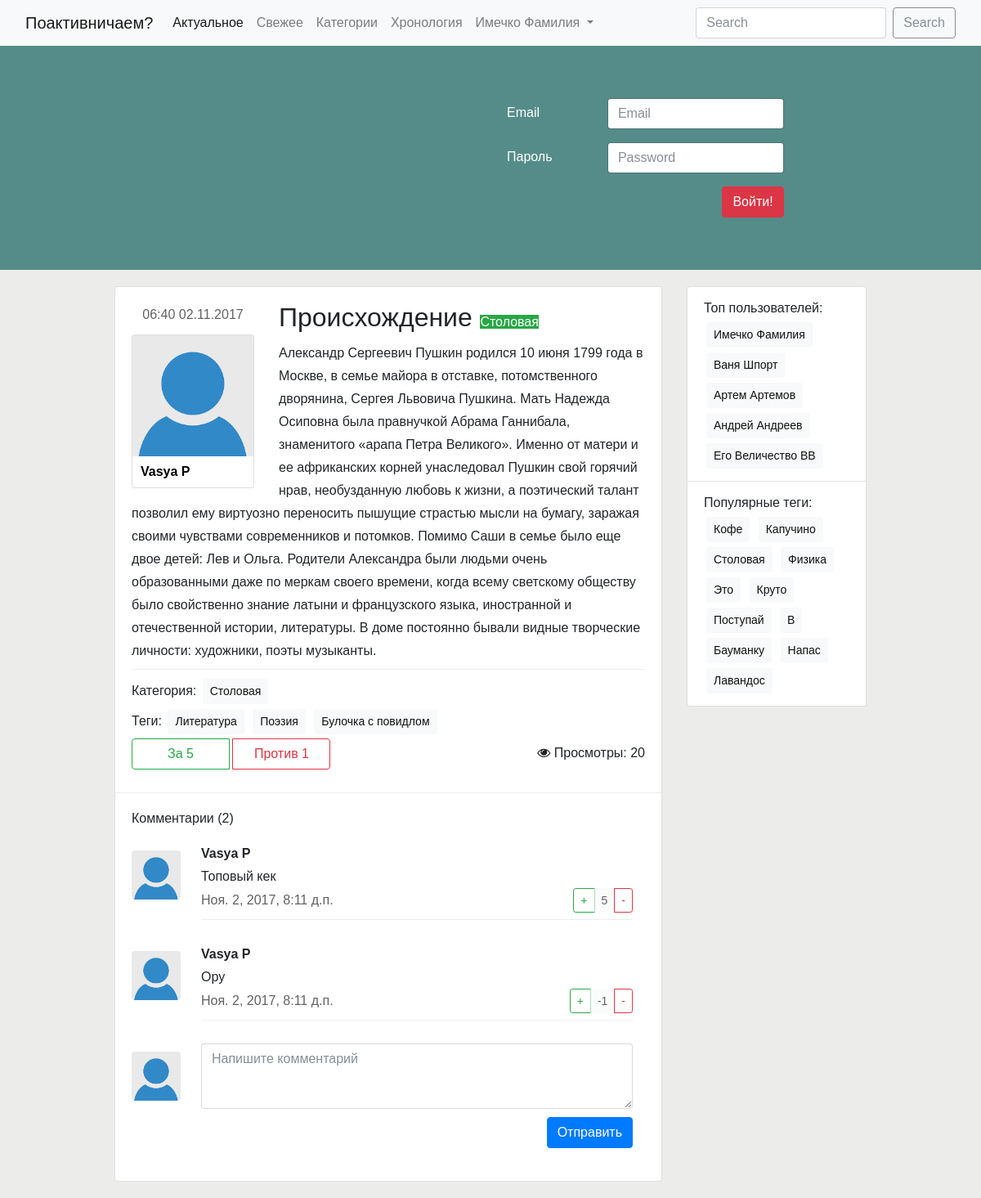
The app's page /post/1/ with its own data.
### post/models.py (models this page shows, shortened)
class Post(models.Model):
    title = models.CharField(max_length=250)
    text = models.TextField()
    pub_date = models.DateTimeField(auto_now_add=True)
    likes = models.IntegerField(default=0)
    dislikes = models.IntegerField(default=0)
    views = models.IntegerField(default=0)
    category = models.ForeignKey(Category, on_delete=models.SET_NULL, blank=True, null=True)
    tag = models.ManyToManyField(Tag)
    user = models.ForeignKey(User, on_delete=models.SET_NULL, blank=True, null=True)

### user/models.py (models this page shows, shortened)
class User(models.Model):
    name = models.CharField(max_length=50)
    email = models.EmailField()
    rating = models.IntegerField(default=0)
    password = models.CharField(max_length=30)

### category/models.py (models this page shows)
class Category(models.Model):
    label = models.CharField(max_length=30)
    description = models.TextField()
    def __str__(self):
        return self.label

### tag/models.py (models this page shows, shortened)
class Tag(models.Model):
    label = models.CharField(max_length=30)

### comment/models.py (models this page shows, shortened)
class Comment(models.Model):
    text = models.TextField()
    pub_date = models.DateTimeField(auto_now_add=True)
    rating = models.IntegerField(default=0)
    is_the_best = models.BooleanField(default=False)
    post = models.ForeignKey(Post, on_delete=models.CASCADE)
    user = models.ForeignKey(User, on_delete=models.CASCADE)
    comments = models.Manager()
    user_comments = CommentManager()

### post/views.py (the view)
# urls.py: url(r'^(?P<pk>\d+)/', views.DetailPost.as_view(), name='detail'),
class DetailPost(DetailView):
    model = Post
    template_name = 'post/detail.html'
    context_object_name = 'post'
    def get_context_data(self, **kwargs):
        context = super(DetailPost, self).get_context_data()
        context[CommentsList.context_object_name] = Comment.user_comments.get_queryset(self.kwargs['pk'])
        return context

### comment/models.py (called while the page is built)
    def get_queryset(self, user):
        if user is None:
            return super(CommentManager, self).get_queryset()
        return super(CommentManager, self).get_queryset().filter(user=user)

### post/templates/post/detail.html
{% extends "base.html" %}
{% block content %}
<div class="post card">
    <div class="post-main card-body">
        {% include "post/detail-includes/detail-sidebar.html" with pub_date=post.pub_date %}
        {% include "post/detail-includes/detail-content.html" %}
    </div>
    <div class="dropdown-divider"></div>
    {% include "comment/list.html" with comments=comments %}
</div>
{% endblock %}

### post/templates/post/detail-includes/detail-sidebar.html
{% url 'user:user-page' object.user.id as user_page%}
<div class="post-sidebar justify-content-center">
    <p class="post-pub-date meta">
        {{ pub_date|date:"H:i d.m.Y" }}
    </p>
    <div class="author card">
        <img class="card-img-top" src="/bauchange_fish/img/user_empty.png" alt="Author proto">
        <div class="card-body">
            <h2 class="author-name card-title"><a href="{{ user_page }}">{{ post.user.name }}</a></h2>
        </div>
    </div>
</div>

### post/templates/post/detail-includes/detail-content.html
<div class="post-content">
            <h2 class="card-title">
                {{ post.title }}
                <span class="post-category-mini badge-success">{{ post.category }}</span>
            </h2>
            <p class="card-text">{{ post.text }}</p>
            <div class="dropdown-divider"></div>
            {% include "post/detail-includes/detail-meta.html" %}
            {% include "post/detail-includes/detail-statistics.html" %}
</div>

### post/templates/post/detail-includes/detail-meta.html
<div class="post-meta">
    <div class="post-tags">
        <span>Категория: </span>
        <a href="{% url 'category:category-posts' post.category.id %}" class="tag btn btn-light btn-sm">
            {{ post.category }}
        </a>
    </div>
    <div class="post-tags">
        <span>Теги: </span>
        {% for tag_item in post.tag.all %}
            <a href="{% url 'tag:tag-posts' tag_item.id %}" class="tag btn btn-light btn-sm">{{ tag_item.label }}</a>
        {% endfor %}
    </div>
</div>

### post/templates/post/detail-includes/detail-statistics.html
<div class="post-statistics">
    <div class="post-votes btn-group">
        <button type="button" class="btn btn-outline-secondary btn-outline-success">За {{ post.likes }}</button>
        <button type="button" class="btn btn-outline-secondary btn-outline-danger">Против {{ post.dislikes }}</button>
    </div>
    <div class="post-views float-right">
        <i class="fa fa-eye" aria-hidden="true"></i> Просмотры: {{ post.views }}
    </div>
</div>

### comment/templates/comment/item.html
<div class="comment row">
        <div class="comment-author-photo col">
            <img src="/bauchange_fish/img/user_empty.png" class="rounded">
        </div>
        <div class="comment-content col">
            <p class="comment-author">{{ comment.user.name }}</p>
            <p class="comment-text">
                {{ comment.text }}
            </p>
            <div class="comment-footer">
                <span class="comment-pub-date meta">{{ comment.pub_date }}</span>
                <span class="comment-votes btn-group float-right" role="group">
                    <button type="button" class="btn btn-sm btn-outline-success">+</button>
                    <button type="button" class="btn btn-sm btn-light" disabled>{{ comment.rating }}</button>
                    <button type="button" class="btn btn-sm btn-outline-danger">-</button>
                </span>
            </div>
            <div class="dropdown-divider"></div>
        </div>
    </div>

### static/css/base.css (style rules this page uses)
body, html { background-color: #ECECEA; font-family: 'Ubuntu', sans-serif; font-size: 16px; }
h1, h2, h3, h4, h5, h6 { font-family: 'Russo One', sans-serif; margin: 0; }
a, a:hover, a:visited { color: black; text-decoration: none; }
p { font-family: 'Ubuntu', sans-serif; font-size: 16px; line-height: 28px; margin-bottom: 0px; }
.meta { color: #616161; }
.tag, .user-popular { margin: 3px; }
.post-category-mini { font-family: 'Ubuntu', sans-serif; font-size: 16px; }
.post { margin-bottom: 20px; }
.post-sidebar { display: inline-block; float: left; margin-right: 30px; margin-bottom: 10px; }
.author { width: 150px; }
.author-name { margin: 10px; font-family: 'Ubuntu', sans-serif; font-weight: 700; font-size: 16px; }
.author .card-body { margin: 0; padding: 0; }
.post-votes, .post-views { height: 40px; line-height: 40px; display: inline-block; }
.post-views { margin-left: 10px; }
.post-pub-date { text-align: center; margin-bottom: 10px; }
.post-votes button { width: 120px; }
.comment { padding: 0; margin: 0 0 20px 0; }
.comment .comment-author-photo { display: block; float: left; padding: 0; max-width: 60px; height: 60px; margin: 10px 10px auto 0; }
.comment-author-photo img { width: 60px; height: 60px; }
.comment-author { font-weight: 700; }
.comment-footer span { height: 30px; line-height: 30px; }

### records on screen
Post: pub_date "06:40 02.11.2017", user.name "Vasya P", title "Происхождение", category "Столовая", text "Александр Сергеевич Пушкин родился 10 июня 1799 года в Москве, в семье майора в отставке, потомственного дворянина, Сергея Львовича Пушкина. Мать Надежда Осиповна была правнучкой Абрама Ганнибала, знаменитого «арапа Петра Великого». Именно от матери и ее африканских корней унаследовал Пушкин свой горячий нрав, необузданную любовь к жизни, а поэтический талант позволил ему виртуозно переносить пышущие страстью мысли на бумагу, заражая своими чувствами современников и потомков. Помимо Саши в семье было еще двое детей: Лев и Ольга. Родители Александра были людьми очень образованными даже по меркам своего времени, когда всему светскому обществу было свойственно знание латыни и французского…", likes "5", dislikes "1", views "20"
Tag: label "Литература"
Tag: label "Поэзия"
Tag: label "Булочка с повидлом"
Comment: user.name "Vasya P", text "Топовый кек", pub_date "Ноя. 2, 2017, 8:11 д.п.", rating "5"
Comment: user.name "Vasya P", text "Ору", pub_date "Ноя. 2, 2017, 8:11 д.п.", rating "-1"

### other values on screen
{{ comments.count }} "2"
